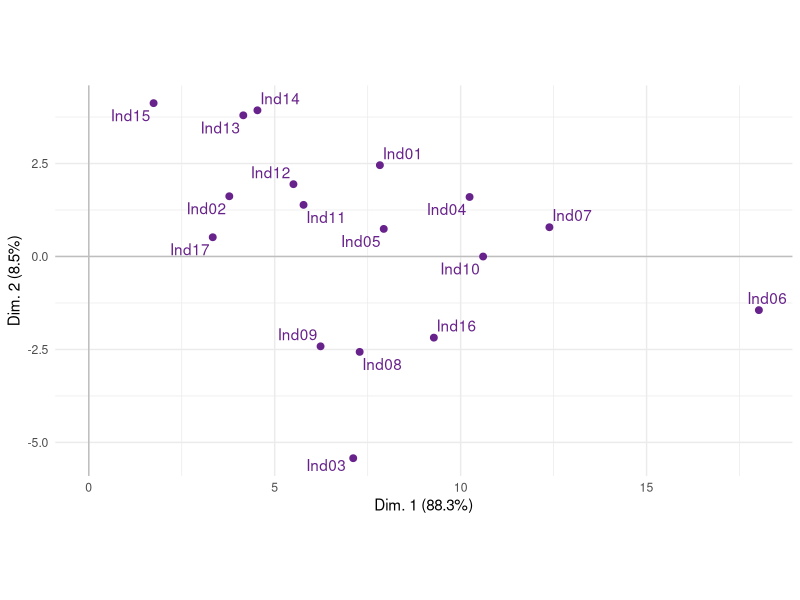

This figure's R source:
## ---- chunk 1
knitr::opts_chunk$set(
  collapse = TRUE,
  comment = "#>", 
  dev = "svg", 
  fig.ext = "svg", fig.width = 7
)

library(dplyr)
library(ggplot2)
library(ggrepel)
theme_set(theme_minimal())
## ---- chunk 2
I <- 17 ; J <- 5
set.seed(654)
X <- MASS::mvrnorm(n = I, mu = 1:J, Sigma = toeplitz(J:1), empirical = TRUE)
rownames(X) <- sprintf("Ind%02i", 1:I)
colnames(X) <- sprintf("Var%02i", 1:J)
## ---- chunk 3
res.pca <- prcomp(X, center = FALSE, scale. = FALSE)
PCs <- tibble(
  ID = rownames(X),
  as_tibble(res.pca$x))
taus <- 100 * res.pca$sdev ** 2 / sum(res.pca$sdev ** 2)
## ---- chunk 4
PCs %>%
  ggplot(aes(PC1, PC2)) + 
  geom_hline(yintercept = 0, color = "grey") + 
  geom_vline(xintercept = 0, color = "grey") + 
  geom_point(color = "darkorchid4", size = 2) +
  geom_text_repel(aes(label = ID), color = "darkorchid4") +
  coord_equal() + 
  labs(
    x = sprintf("Dim. 1 (%0.1f%%)", taus[1]),
    y = sprintf("Dim. 2 (%0.1f%%)", taus[2]))
